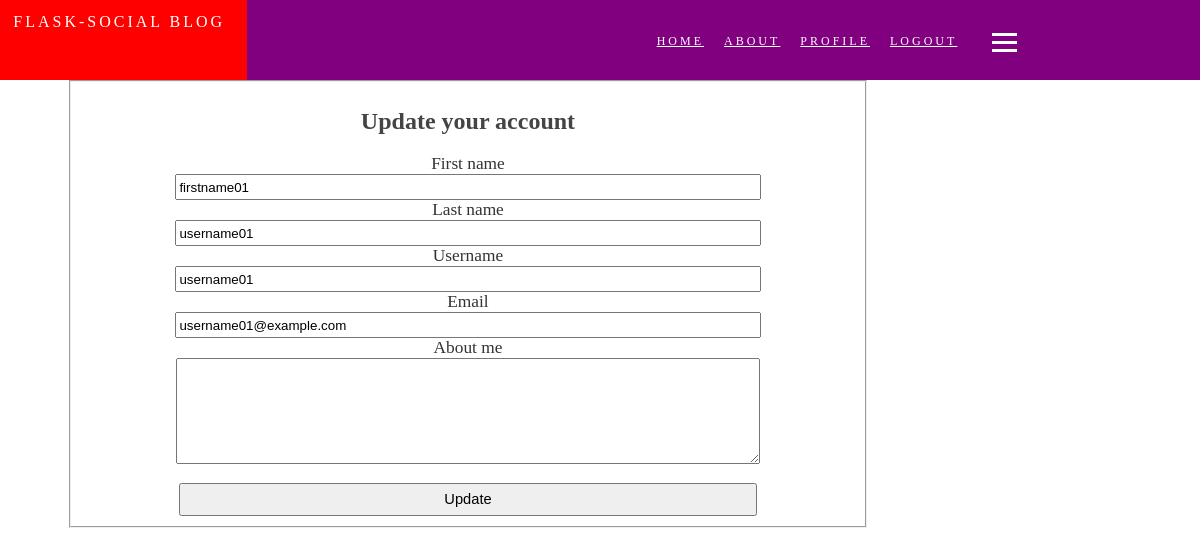
The page /update/username01 (signed in) on the database as committed earlier.
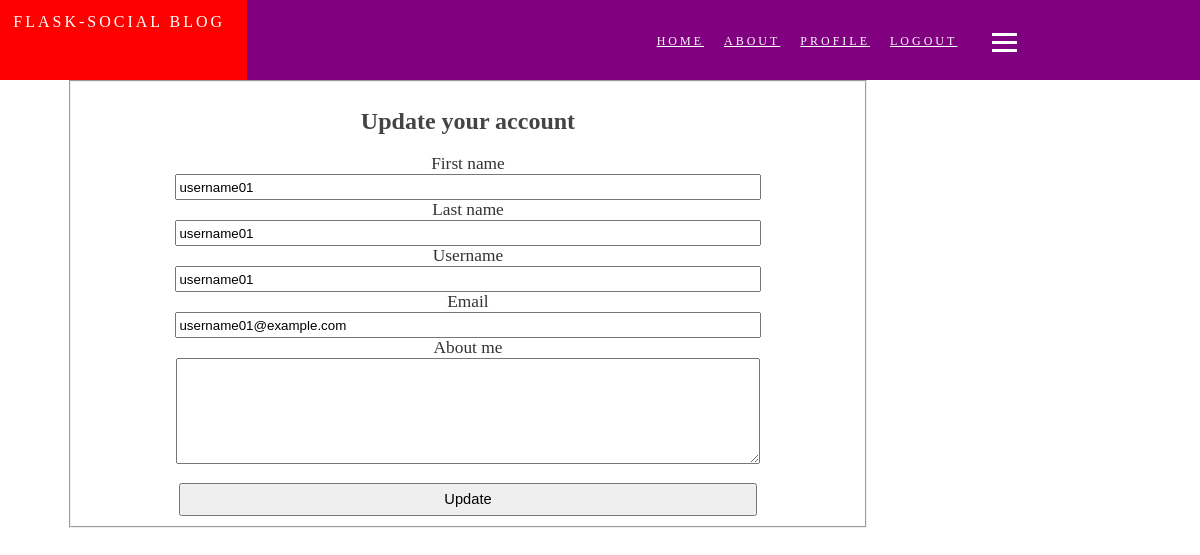
The same page on the database as committed later.
### app/models.py (models this page shows, shortened)
class User(db.Model, UserMixin):
    id = db.Column(db.Integer, primary_key=True, autoincrement=True)
    firstname = db.Column(db.String(20), nullable=False)
    lastname = db.Column(db.String(20), nullable=False)
    username = db.Column(db.String(20), unique=True, nullable=False)
    email = db.Column(db.String(120), unique=True, nullable=False)
    password = db.Column(db.String(60), unique=True, nullable=False)
    image_file = db.Column(db.String(20), nullable=False, default='default.png')
    posts = db.relationship('Post',
                            backref='author',
                            primaryjoin="User.id==Post.author_id")
    comments = db.relationship('Comments',
                            backref='author',
                            primaryjoin="User.id==Comments.author_id")
    def __init__(self, firstname='', lastname='', username='', email='',
                 password=''):
        self.firstname = firstname
        self.lastname = lastname
        self.username = username
        self.email = email
        self.password = generate_password_hash(password)

### app/user/views.py (the view)
@user_blueprint.route("/update/<username>", methods=['GET', 'POST'])
@login_required
def update_profile(username):
    form = forms.UpdateAccountForm()
    if form.validate_on_submit():
        try:
            if form.picture.data:
                picture_file = save_picture(form.picture.data)
                current_user.image_file = picture_file
            current_user.firstname = form.firstname.data
            current_user.lastname = form.lastname.data
            current_user.username = form.username.data
            current_user.email = form.email.data
            db.session.commit()
            flash('Your account has been updated!')
            return redirect(url_for('user.profile',
                                    username=username))
        except Exception as e:
            flash(f'Error while importing into DB!\n{ e }')
            db.session.rollback()
            return render_template('update_profile.html',
                                form=form,
                                username=username)
    elif request.method == 'GET':
        form.firstname.data = current_user.firstname
        form.lastname.data = current_user.lastname
        form.username.data = current_user.username
        form.email.data = current_user.email
        return render_template('update_profile.html',
                                form=form,
                                username=username)

### app/user/forms.py
class UpdateAccountForm(FlaskForm):
    firstname = StringField('First name',
                            validators=[DataRequired(), Length(min=2, max=20)])
    lastname = StringField('Last name',
                            validators=[DataRequired(), Length(min=2, max=20)])
    username = StringField('Username',
                           validators=[DataRequired(), Length(min=2, max=20)])
    email = StringField('Email',
                        validators=[DataRequired()])
    picture = FileField('Update Profile Picture', validators=[FileAllowed(['jpg', 'png'])])
    about = TextAreaField('About me')
    submit = SubmitField('Update')

### app/models.py (called while the page is built)
@login_manager.user_loader
def load_user(id):
    u = User.query.get(id)
    return User(u.firstname, u.lastname, u.username, u.email, u.password)

### app/templates/user/update_profile.html (shortened to what this page needs)
{% extends "layout.html" %}
{% block content %}
    <form method="POST">
        <fieldset class="update-profile-fieldset">
            <h2>Update your account</h2>
            <div class="firstname-div">
                {{ form.firstname.label(class="firstname-div") }}
                <br>
                {{ form.firstname(class="update-profile-data-entry-area") }}
            </div>
            <div class="lastname-div">
                {{ form.lastname.label(class="lastname-div") }}
                <br>
                {{ form.lastname(class="update-profile-data-entry-area") }}
            </div>
            <div class="form-group">
                {{ form.username.label(class="form-control-label") }}
                <br>
                {{ form.username(class="update-profile-data-entry-area") }}
            </div>
            <div class="form-group">
                {{ form.email.label(class="form-control-label") }}
                <br>
                {{ form.email(class="update-profile-data-entry-area") }}
            </div>
            <div class="form-group">
                {{ form.about.label(class="form-control-label") }}
                <br>
                {{ form.about(class="update-profile-about") }}
            </div>
            <div>
                {{ form.submit(class="submit-btn") }}
            </div>
        </fieldset>
    </form>
{% endblock content %}

Rows that differ between the two databases and show on the page:
changed User "username01": firstname "firstname01" → "username01"
